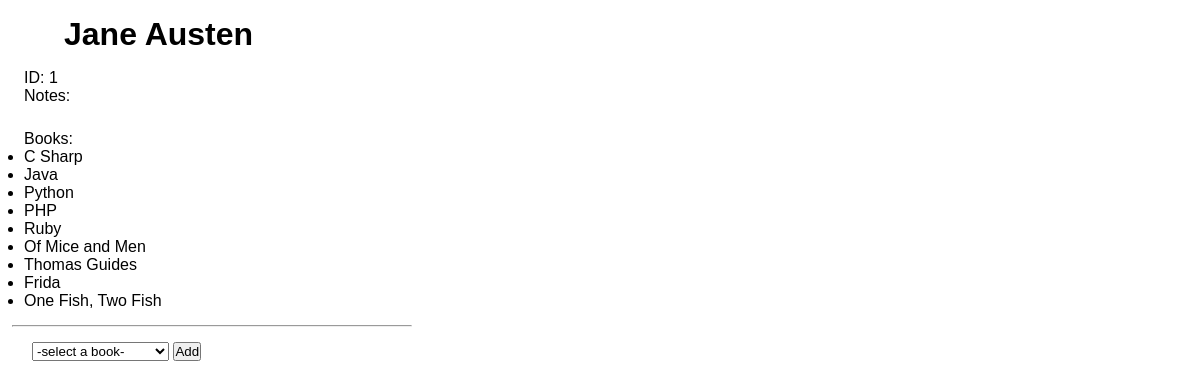
Screenshot of /authors/1 with the database file from the repository.
### booksAuthors/models.py (models this page shows)
class Author(models.Model):
    name=models.CharField(max_length=255)
    books=models.ManyToManyField(Book, related_name ="authors")
    notes=models.TextField()
    created_at=models.DateTimeField(auto_now_add=True)
    updated_at=models.DateTimeField(auto_now=True)

class Book(models.Model):
    title=models.CharField(max_length=225)
    desc=models.TextField()
    created_at=models.DateTimeField(auto_now_add=True)
    updated_at=models.DateTimeField(auto_now=True)

### booksAuthors/views.py (the view)
# urls.py: path('authors/<int:author_id>', views.authors_details),
def authors_details(request, author_id):
    context = {
        'authors': Author.objects.get(id=author_id),
        'books': Author.objects.get(id=author_id).books.all(),
        'other_books': Book.objects.exclude(authors=(Author.objects.get(id=author_id)))
    }
    return render(request, 'author_details.html', context)

### booksAuthors/templates/author_details.html (shortened to what this page needs)
<!DOCTYPE html>
<html lang="en">
<head>
    {% load static %}
    <link rel="stylesheet" href="{% static 'css/details.css' %}">
</head>
<body>
    <h1>{{authors.name}}</h1>
    <div class="details">
        <p>ID: {{authors.id}}</p>
        <p>Notes:</p>
        <p id="desc">{{authors.notes}}</p>
        <p>Books:</p>
            <ul>
                {% for book in books %}
                <li>{{book.title}}</li>
                {%endfor%}
            </ul>
            <hr>
            <form action="assign_book/{{authors.id}}" method="POST">
                <select name="book_selection">
                    <option value="">-select a book-</option>
                </select>
                <input type="submit" value="Add">
        </form>
    </div>
</body>
</html>

### booksAuthors/static/css/details.css (style rules this page uses)
* { margin: 0; padding: 0; font-family: sans-serif; }
h1 { padding: .5em 2em; }
.details { width: 400px; padding-left:12px; }
#desc { padding-top: 5px; padding-bottom: 20px; text-indent: 3em; }
p, ul { padding-left: 12px; }
hr { margin: 15px 0; }
form { padding-left: 20px; }

### rows the page displays
Author: name "Jane Austen", id "1"
Book: title "C Sharp"
Book: title "Java"
Book: title "Python"
Book: title "PHP"
Book: title "Ruby"
Book: title "Of Mice and Men"
Book: title "Thomas Guides"
Book: title "Frida"
Book: title "One Fish, Two Fish"
